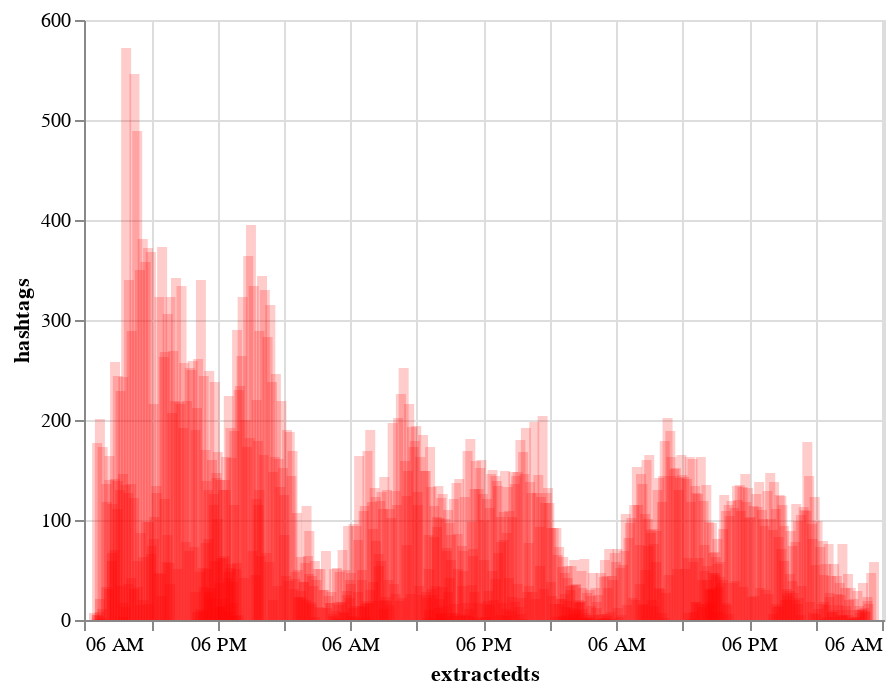

The notebook cell this image was saved under:
### Code cell
alt.Chart(df_tweet_minute).mark_bar().encode(x = 'extractedts', y = 'hashtags', opacity=alt.value(0.2),color=alt.value('red')).interactive()

### Figure 1 — Vega-Lite specification as saved in the notebook (floating-point values rounded to 4 significant figures; data arrays with more than 128 entries replaced by an {"elided": "..."} marker saying what was removed)
{"config": {"view": {"continuousWidth": 400, "continuousHeight": 300}}, "data": {"name": "data-075a35b00c13adf0101804e941f6d25e"}, "mark": "bar", "encoding": {"color": {"value": "red"}, "opacity": {"value": 0.2}, "x": {"field": "extractedts", "type": "temporal"}, "y": {"field": "hashtags", "type": "quantitative"}}, "selection": {"selector007": {"type": "interval", "bind": "scales", "encodings": ["x", "y"]}}, "$schema": "https://vega.github.io/schema/vega-lite/v4.17.0.json", "datasets": {"data-075a35b00c13adf0101804e941f6d25e": {"elided": "4225 records"}}}
